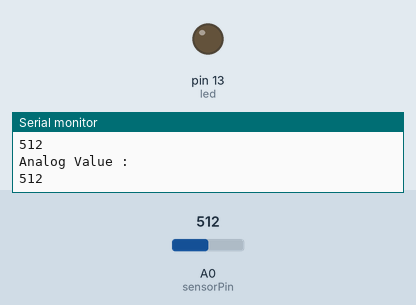
Recording of a sketch running on a simulated Arduino Uno, built with avr-gcc and run on an emulated ATmega328P. Parts: output pins drawn as LEDs (lit = HIGH), the last lines printed to the serial monitor. The inputs (shaded band) are chosen by the test bench; at power-on: A0 (sensorPin) = 512.

Above: at 1.8 s.
1.9 s: A0 (sensorPin) set to 42
3.4 s: A0 (sensorPin) set to 35
At 5.2 s:
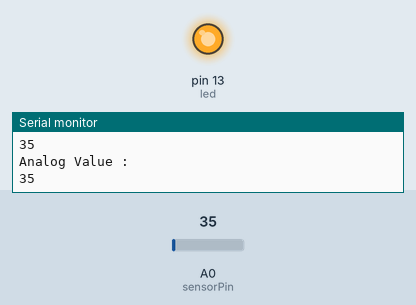
5.5 s: A0 (sensorPin) set to 122
At 6.9 s:
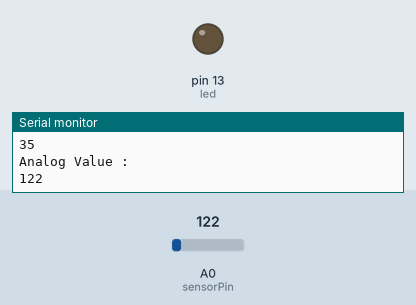
7.5 s: A0 (sensorPin) set to 30
At 8.4 s:
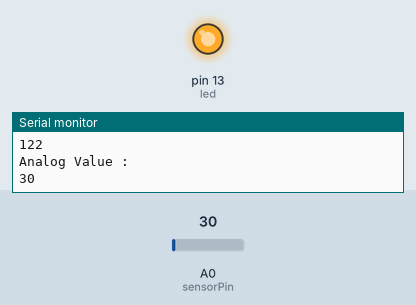
Timing chart, 0 to 10.5 s (numbered marks = the images above; inputs shaded):
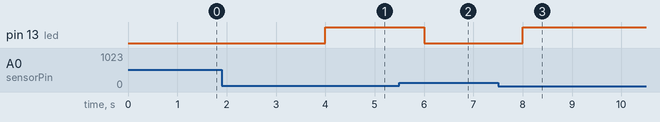

The sketch:

exp04.ino
```cpp
// Measure moisture in soil and use suitable LEDs to indicate the moisture levels like below and above required level.

#define sensorPin A0
#define led 13
#define limit 40


void setup() {

  Serial.begin(9600);
  pinMode(led, OUTPUT);
}


void loop() {
  int sensorValue = analogRead(sensorPin);
  Serial.println("Analog Value : ");
  Serial.println(sensorValue);
  if (sensorValue < limit) {
    digitalWrite(led, HIGH);

  } else {

    digitalWrite(led, LOW);
  }
  delay(1000);
}
```

Measured:
- the behaviour switches between 40 and 39 on A0 (sensorPin) (found by bisection; images 0 and 1)
- after the input at 3.4 s, pin 13 (led): LOW → HIGH after 0.60 s
- after the input at 5.5 s, pin 13 (led): HIGH → LOW after 0.50 s
- after the input at 7.5 s, pin 13 (led): LOW → HIGH after 0.50 s
